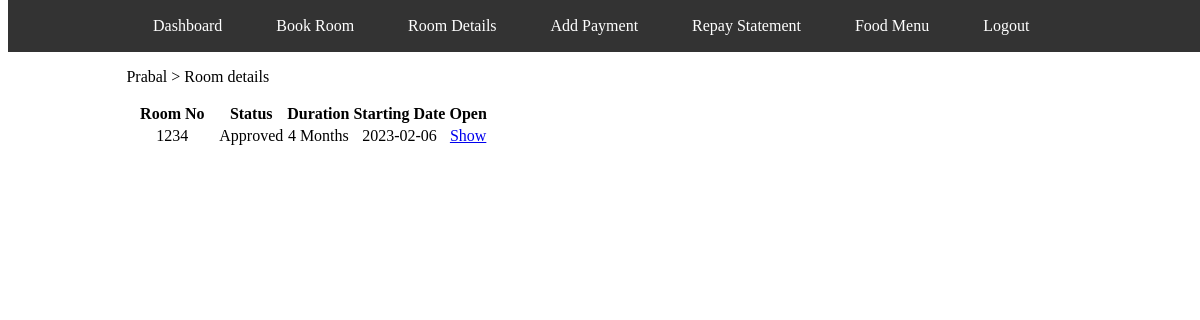
Screenshot of /roomdetails.php (signed in) with the database file from the repository.
### tables this page shows
CREATE TABLE `bookings` (
  `id` int(255) NOT NULL,
  `roll` int(255) NOT NULL,
  `firstname` varchar(50) NOT NULL,
  `lastname` varchar(50) NOT NULL,
  `phone` varchar(13) NOT NULL,
  `email` varchar(255) NOT NULL,
  `roomno` int(255) NOT NULL,
  `foodoption` tinyint(1) NOT NULL,
  `starting_date` date NOT NULL,
  `end_date` varchar(255) NOT NULL,
  `duration` int(255) NOT NULL,
  `guardian_name` varchar(255) NOT NULL,
  `guardian_contact` varchar(13) NOT NULL,
  `guardian_relation` varchar(50) NOT NULL,
  `city` varchar(50) NOT NULL,
  `state` varchar(40) NOT NULL,
  `pincode` int(25) NOT NULL,
  `status` varchar(30) NOT NULL,
  `paid` tinyint(1) NOT NULL,
  `address` varchar(255) NOT NULL,
  `active` int(255) NOT NULL,
  `repay_table_name` varchar(255) NOT NULL
);

### roomdetails.php (the view, shortened to what this page needs)
<?php
include './includes/db/config.php';
if (isset($_SESSION['firstname']) && isset($_SESSION['email'])) {
    $firstname = $_SESSION['firstname'];
    $roll = $_SESSION['roll'];
    $booked = $_SESSION['booked'];
} else {
    $firstname = "Hostel Management";
    $email = "guest@hostel.online";
}
if ($booked == 1) {
    $sql = "select * from bookings where roll = '$roll'";
    $res = $conn->query($sql);
    $details = $res->fetch_all(MYSQLI_ASSOC);
} else {
    echo "<script>alert('No room has been booked yet. Book a room now.');
    window.location = './bookroom.php'</script>";
}
?>
<!DOCTYPE html>
<html lang="en">
<head>
    <link rel="stylesheet" href="./includes/css/bookroom.css" />
</head>
<body>
    <div class="container">
        <span>
            <?php echo $firstname; ?> &#62; Room details
        </span>
        <table class="roomtbl">
            <thead>
                <th style="text-align:center;">Room No</th>
                <th style="text-align:center;">Status</th>
                <th style="text-align:center;">Duration</th>
                <th style="text-align:center;">Starting Date</th>
                <th style="text-align:center;">Open</th>
            </thead>
            <tbody>
                <?php foreach ($details as $room):
                    ?>
                <tr>
                    <td style="text-align:center;width: 25%;">
                        <?php echo $room['roomno']; ?>
                    </td>
                    <td style="text-align:center;">
                        <?php echo $room['status']; ?>
                    </td>
                    <td style="text-align:center;">
                        <?php echo $room['duration']; ?><span> Months</span>
                    </td>
                    <td style="text-align:center;">
                        <?php echo $room['starting_date']; ?>
                    </td>
                    <td style="text-align:center;">
                        <?php if ($room['active'] == 1) { ?>
                        <a href='./roomde.php?roll=<?php echo $roll; ?>'>Show</a>
                        <?php } else if ($room['active'] == 0) { ?>
                        <a href='#' style="color: grey; text-decoration: 2px line-through">Show</a>
                        <?php } ?>
                    </td>
                </tr>
                <?php endforeach; ?>
            </tbody>
        </table>
    </div>
</body>
</html>

### rows the page displays
bookings: roomno "1234", status "Approved", duration "4", starting_date "2023-02-06"

### other values shown
$firstname "Prabal"
